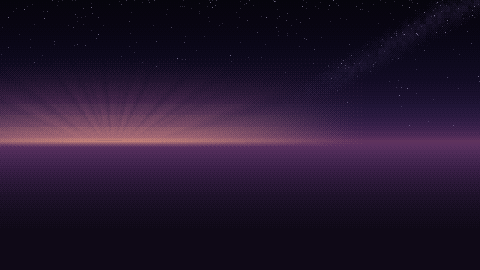
#> input picture 云/art/cloud/sky.png, 480 x 270 px
$ python toy_cover.py
#> lines starting #> are read from the running program, lines starting #| are printed output that depends on the picture
"""B 站 Toy 的封面（4:3）和图标（1:1），用现成素材拼，纯 Pillow，不开 Godot。

    python3 tools/toy_cover.py                 # A、B 两版全出
    python3 tools/toy_cover.py --version A     # 只出 A
    python3 tools/toy_cover.py --out 目录       # 默认 ../宣传素材/
    python3 tools/toy_cover.py --title 云 --sub "The Cloud"

底图按 480×360（封面）/ 250×250（图标）画，再整像素放大（COVER_SCALE / ICON_SCALE），
另存 300px 宽的缩略图到 <out>/缩略检查/ 看信息流里字还看不看得清。

- A 版：云层星黄昏，晨站在伸出云台的木栈桥尽头，远处余晖里一只「像帽子」的大象剪影（奥斯卡的象 → 深色剪影）。
- B 版：标题页那座风帆小镇（art/town/room.json 的层，照游戏的视差取一屏），晨站在广场前景。
- 图标 A：余晖 + 大象剪影 + 云；图标 B：晨的头 + 云。

只读 art/ 里的图（手改清单里的象也只读不写）。背景整体提亮一档（封面不要游戏里那种黑边暗角），
字用 fonts/PixelFont.ttf 14 号点阵（一格一像素）再 NEAREST 放大，见 Bilibili Toy 使用手册「中文像素字体」那条。
"""
from __future__ import annotations

import argparse
import json
from pathlib import Path

import numpy as np
from PIL import Image, ImageDraw, ImageFont

ROOT = Path(__file__).resolve().parents[1]
ART = ROOT / "art"
FONT = ROOT / "fonts" / "PixelFont.ttf"
DEFAULT_OUT = ROOT.parent / "宣传素材"

COVER_BASE = (480, 360)
COVER_SCALE = 4          # → 1920×1440（4:3）
ICON_BASE = 250
ICON_SCALE = 3           # → 750×750
THUMB_W = 300

# 云层场景（art/town/room.json 的顺序和视差；天和云是作者 art/cloud/ 的原图）
CLOUD_LAYERS = [
    ("cloud/sky.png", 0.0), ("cloud/high.png", 0.02), ("cloud/streaks.png", 0.02), ("cloud/spires.png", 0.04),
    ("cloud/far.png", 0.08), ("cloud/midfar.png", 0.18), ("cloud/mid.png", 0.36), ("cloud/wash.png", 0.0),
    ("cloud/near.png", 0.6), ("cloud/main.png", 1.0), ("cloud/front.png", 1.4),
]
TOWN_ROOM = ART / "town" / "room.json"

# 文字颜色：云层余晖那一家子（玫瑰白 + 靛紫描边）
TITLE_FILL = (255, 240, 232)
TITLE_EDGE = (46, 28, 62)
SUB_FILL = (248, 214, 200)


# ----------------------------------------------------------------------- 基础
def load(rel: str) -> Image.Image:
    return Image.open(ART / rel).convert("RGBA")


def tile_crop(im: Image.Image, x0: int, w: int, h: int) -> Image.Image:
    """横向无限平铺的层，取从 x0 开始宽 w 的一截。"""
    x0 %= im.width
    out = Image.new("RGBA", (w, h))
    x = -x0
    while x < w:
        out.alpha_composite(im, (x, 0)) if x >= 0 else out.alpha_composite(im.crop((-x, 0, im.width, im.height)), (0, 0))
        x += im.width
    return out


def cloud_scene(cam: float, wash: bool = True):
    """作者 art/cloud/ 的一屏，照 cloud_test.tscn / cloud_town.gd：streaks、wash 是 ADD 叠加（wash 不是黑云台，是加上去的一层余晖），spires 只取前 181 行。"""
    out = Image.new("RGBA", (480, 270))
    sky = None
    for p, sc in CLOUD_LAYERS:
        im = load(p)
        if sky is None:
            sky = im
        if p.endswith("wash.png") and not wash:
            continue
        if p.endswith("spires.png"):
            im = im.crop((0, 0, im.width, 181))
        piece = tile_crop(im, int(round(cam * sc)), 480, 270) if im.width >= 480 else im
        if p.endswith(("streaks.png", "wash.png")):
            blend_add(out, piece, (0, 0))
        else:
            out.alpha_composite(piece, (0, 0))
    return out, sky


# [26 lines left out: functions extend_sky, lift, not called in this run]


def scale(im: Image.Image, k: int) -> Image.Image:
    return im.resize((im.width * k, im.height * k), Image.NEAREST)


# [55 lines left out: functions glyphs, chen_frame, elephant_silhouette, pier, not called in this run]


def save_thumb(im: Image.Image, path: Path):
    h = round(im.height * THUMB_W / im.width)
    im.convert("RGB").resize((THUMB_W, h), Image.LANCZOS).save(path)


# ----------------------------------------------------------------------- 封面
def cover_a(title: str, sub: str) -> Image.Image:
    """晨站在木栈桥尽头望向余晖，余晖里一只帽子形的大象剪影。"""
    scene, sky = cloud_scene(cam=600)                      # 余晖在左，石针和积雨云柱在右
    top = COVER_BASE[1] - 270
    bg = extend_sky(scene, sky, top)
    bg = lift(bg)

    # 大象剪影：站在远处云海的地平线上（scene y=145），正落在余晖（sky 层固定在 x≈140）里
    el = elephant_silhouette()
    bg.alpha_composite(el, (140 - el.width // 2, top + 146 - el.height))

    # 木栈桥 ×2 从画外伸进来（镜像：灯在桥头），晨 ×2 站在桥头回头看大象
    pr = scale(pier().transpose(Image.FLIP_LEFT_RIGHT), 2)
    pier_x, pier_y = COVER_BASE[0] - pr.width + 6, top + 158
    bg.alpha_composite(pr, (pier_x, pier_y))
    ch = scale(chen_frame(13, flip=True), 2)              # idle_eye 那帧：抬眼看；翻过来朝左
    foot_y = pier_y + 2 * (221 - 213) + 1                  # 桥面最上一行（deck_main 的 221 行）+ 踩进去一行
    bg.alpha_composite(ch, (pier_x + 2 * 14 - 2 * (68 - 28) + 20, foot_y - 2 * 56))

    # 字：云 在左上角的天上，The Cloud 在右下
    t = glyphs(title, 10, TITLE_FILL, TITLE_EDGE)
    bg.alpha_composite(t, (30, 26))
    s = glyphs(sub, 2, SUB_FILL, TITLE_EDGE)
    bg.alpha_composite(s, (COVER_BASE[0] - s.width - 24, COVER_BASE[1] - s.height - 16))
    return bg


# [13 lines left out: function cover_b, not called in this run]


# ----------------------------------------------------------------------- C / D 版：泥芙待机帧整数倍放大的「大头」+ 右侧大字 The Cloud
# 作者 11-07：不画新角色；像参考图那样把现成精灵整数倍放大占半边画面，一个像素不改。
NIFF_SHEET = ART / "characters" / "niff" / "niff_swim.png"      # 游戏里的泥芙（swim 帧 0 就是待机，niff.json idle → swim）
NIFF_BUST = (49, 7, 70, 33)        # 帧 0 里头到胸口那一截：头发 y 8..21、脸 x 57..64、手和肩到 32（21×26）
NIFF_HEAD = (51, 7, 67, 23)        # 图标用：只到下巴（16×16）
NIFF_K = 14                        # 13 格高的头 ×14 = 182，占 360 高的一半；×18 能到 65% 但整个左半边只剩一片青壳，脸反而认不出
CHEN_BUST = (18, 2, 42, 26)        # chen_oscar 第 9 帧（idle）头到胸口（24×24）
SUB_FILL_C = (142, 242, 255)       # 「Cloud」用她壳的青色，「The」用奶白


def niff_frame(idx=0) -> Image.Image:
    sh = Image.open(NIFF_SHEET).convert("RGBA")
    return sh.crop((idx * 71, 0, idx * 71 + 71, 46))


# [41 lines left out: functions dim_bg, river_night_bg, title_two_lines, cover_c, not called in this run]


def cover_d(title: str, sub: str) -> Image.Image:
    return cover_c(title, sub, with_chen=True)


# [35 lines left out: functions icon_c, icon_a, icon_b, not called in this run]


# ----------------------------------------------------------------------- 截图（Toy 上传页的游戏截图）
SHOT_SIZE = (480, 270)
SHOT_SCALE = 3           # → 1440×810
SHOTS_DIR = "截图"


# [4 lines left out: function _hash, not called in this run]


_WATER_PAL = [(46, 59, 84), (71, 87, 115), (102, 117, 145), (133, 148, 173)]     # shader 里 c0..c3 的默认值


# [55 lines left out: functions shader_water, shader_moonpath, not called in this run]


# room.json 之外、房间脚本运行时给层加的东西：scripts/cloud_town.gd 把 streaks / wash 设成 BLEND_MODE_ADD（和 cloud_test.tscn 一样），
# spires 只取前 181 行。Pillow 直接 alpha 叠 wash（那块深色大云台）就成了一块棕色——作者 11-08 看到的「棕色部分」就是它。
ROOM_LAYER_FIX = {"town": {"streaks": {"blend": "add"}, "wash": {"blend": "add"}, "spires": {"rows": 181}}}


def blend_add(out: Image.Image, im: Image.Image, pos):
    """CanvasItemMaterial BLEND_MODE_ADD：dst += src.rgb × src.a。"""
    x, y = pos
    W, H = out.size
    x0, y0 = max(0, x), max(0, y)
    x1, y1 = min(W, x + im.width), min(H, y + im.height)
    if x1 <= x0 or y1 <= y0:
        return
    src = np.array(im).astype(np.float32)[y0 - y:y1 - y, x0 - x:x1 - x]
    dst = np.array(out).astype(np.float32)
    dst[y0:y1, x0:x1, :3] += src[..., :3] * (src[..., 3:4] / 255.0)
    out.paste(Image.fromarray(np.clip(dst, 0, 255).astype(np.uint8), "RGBA"))


# [9 lines left out: function paste_any, not called in this run]


class Room:
    """按 scripts/room_stage.gd 的规则读一个 room.json 并照游戏的视差画一屏（不含 drift、动画帧；water / moonpath shader 静态近似）。"""

    # [162 lines left out: functions __init__, ground, _img, layers, objects, draw_layer and 5 more, not called in this run]


SHOTS = {}       # 名字 → 画函数（下面逐个注册）


def shot(name):
    def reg(fn):
        SHOTS[name] = fn
        return fn
    return reg


# [5 lines left out: function tint, not called in this run]


NPC_TINT = (0.86, 0.87, 0.9)       # npc_generic.gd：json tint=true 的 NPC
DEER_TINT = (0.66, 0.74, 0.7)      # npc_deer.gd


def place(out: Image.Image, sp: Image.Image, anchor, wx, wy, cl):
    ax, ay = anchor
    out.alpha_composite(sp, (int(round(wx - ax - cl)), int(round(wy - ay))))


# ---------------- 森林（没有 room.json：层写在 scenes/level_forest.tscn，数据见 tools/forest_art.py 和 scripts/story_world.gd）
FOREST_SCROLL = [("forest/ridge.png", 0.06), ("forest/far.png", 0.18), ("forest/midfar.png", 0.38), ("forest/mid.png", 0.62)]
FOREST_CRASH_DX = -960             # level_forest.gd：Ridge/Far/MidFar/Mid/Front 的 scroll_offset.x += -960×scroll
FOG_C = (0x7f, 0x98, 0x8c)         # story_world.gd FOG_C


# [105 lines left out: functions forest_ground, forest_layer, fog_layer, vignette, forest_shot, forest_prop and 2 more, not called in this run]


TREEHOUSE_X = 3550                 # story_forest.json marker treehouse；两张图底边中点落在 (3550, 228)


# [60 lines left out: functions treehouse_objects, shot_treehouse_room, shot_forest_deer, room_actor, npc_sheet, not called in this run]


def chen_actor(room: Room, wx, flip=False, idx=9, z=0):
    sp, anc = chen(idx, flip)
    return (sp, anc, wx, room.ground(wx), z)


# [91 lines left out: functions room_shot, shot_river_bank, shot_niff_home, shot_market, shot_stairwell, shot_warehouse, not called in this run]


# ---------------- 驾驶舱（cockpit_room.gd：船外背景铺满屏 → cockpit_back (75,60) → 物件 → 晨）
COCKPIT_DEFAULT_OBJS = ["cockpit_console", "cockpit_nav", "cockpit_repair_log", "cockpit_bell", "cockpit_converter", "cockpit_toolbox", "cockpit_leak", "cockpit_bag"]


# [78 lines left out: functions cockpit_shot, shot_cockpit, shot_cloud_town, not called in this run]


# ---------------- 芦苇地（room.json + reed_field.gd 程序画的芦苇 / 超前景）
REED_ROWS = {"r0": (1.0, -40), "g0": (1.0, -38), "r1": (1.0, -30), "g1": (1.0, -28), "r2": (1.0, 5), "g2": (1.0, 6), "g3": (1.0, 24), "g4": (1.25, 112), "gf": (1.3, 115)}


# [62 lines left out: functions shot_reed_field, reed_scene, not called in this run]


# ---------------- 母星城市（第一章闪回：scripts/flashback.gd 把 scenes/city_test.tscn 整个搬进来当街）
CITY_SCROLL = [("ridge", 0.06), ("far", 0.18), ("midfar", 0.38), ("mid", 0.62), ("main", 1.0), ("front", 1.4)]
CITY_CROWDS = [   # scenes/city_test.tscn 的 Crowd 节点：(挂在哪层, 帧图, 帧宽高, 人数, 方向, 脚底 y(层坐标), tint 或 ramp 参数, seed)
    ("far", "hood_11", (14, 11), 40, 0, 133, {"tint": (0.471, 0.478, 0.494)}, 3),
    ("midfar", "hood_18", (18, 18), 30, 0, 155, {"tint": (0.424, 0.435, 0.447)}, 5),
    ("mid", "hood_30", (26, 30), 22, 0, 177, {"tint": (0.380, 0.388, 0.404)}, 7),
    ("main", "hood_90", (66, 90), 16, -1, 223, {"lo": (0.012, 0.020, 0.024), "hi": (0.169, 0.180, 0.192), "rim": (0.294, 0.302, 0.318), "glow": (0.353, 0.459, 0.494)}, 11),
    ("main", "hood_100", (72, 100), 12, 1, 226, {"lo": (0.0, 0.004, 0.004), "hi": (0.212, 0.220, 0.235), "rim": (0.447, 0.459, 0.475), "glow": (0.380, 0.490, 0.525)}, 14),
    ("near", "hood_110", (79, 110), 3, -1, 228, {"lo": (0.0, 0.0, 0.004), "hi": (0.094, 0.106, 0.118), "rim": (0.271, 0.282, 0.294), "glow": (0.384, 0.494, 0.529)}, 12),
]
CITY_HUES = [(1, 1, 1), (0.93, 0.96, 1.04), (0.86, 0.87, 0.9)]
CITY_DY = -40          # cam_y 175：屏幕 y = 世界 y − 40


# [53 lines left out: functions hood_color, city_crowd, not called in this run]


T_INK, T_BODY, T_SHEEN, T_RIM = (3, 4, 6), (9, 12, 14), (40, 52, 58), (104, 124, 130)
TENT = [[110.0, 0.78, 0.30, 12.0, 5.6, 2.8], [144.0, 0.97, -0.02, 17.0, 0.0, 2.3], [180.0, 1.06, 0.06, 22.0, 1.7, -2.5],
        [216.0, 1.00, -0.04, 19.0, 3.1, 2.6], [246.0, 1.08, -0.10, 24.0, 4.4, -2.2], [272.0, 0.92, -0.16, 16.0, 2.3, 2.5],
        [294.0, 0.70, -0.30, 12.0, 0.9, -2.6]]


# [125 lines left out: functions tentacles, left_shade, city_scene, city_front, shot_city_flashback, not called in this run]


# ---------------- 回家的列车（终章尾声：scripts/home_train.gd + art/home_train/）
TRAIN_LAYERS = [("ridge", 960, 6.0, "city"), ("far", 960, 18.0, "city"), ("midfar", 960, 38.0, "city"), ("mid", 960, 62.0, "city"),
                ("poles", 480, 240.0, "home_train"), ("deck", 480, 240.0, "home_train")]


# [47 lines left out: function shot_home_train, not called in this run]


# ----------------------------------------------------------------------- itch.io Banner 960×400（作者：角色一排、左右各几个、中间标题、城市背景）
BANNER_BASE = (480, 200)       # ×2 = 960×400（240×100 ×4 放不下十个 1× 的角色；320×133 ×3 = 399 差一行）
BANNER_SCALE = 2
BANNER_FONT = ROOT.parent.parent / "无引擎小样" / "assets" / "pixel.ttf"     # 粗笔画的像素字，和作者自己做的封面字形最接近（fonts/PixelFont 是 1 格细线）
BANNER_GROUND = 190
TITLE_THE = (176, 180, 232)    # 作者封面：The 淡紫、Cloud 白
TITLE_CLOUD = (255, 255, 255)


# [88 lines left out: functions banner_text, city_band, cool_dark, banner, not called in this run]


# ----------------------------------------------------------------------- 角色卡 1920×1080（作者：左边大名字、右边角色顶到接近画面高、背景压暗、不写简介）
CARD_SIZE = (1920, 1080)
CARD_K = 19                  # 角色 NEAREST 放大倍数（五张同一个，按人形角色定）：晨 50 格 ×19 = 950，88% 画面高；其他矮就矮，脚踩同一条基线
CARD_BASELINE = 1020         # 脚底那条线（屏幕 y）
CARD_NAME_LIGHT = (0xf4, 0xef, 0xe4)   # 兜底的米白
CARD_NAME_BASE = 16          # pixel.ttf 在 16 号是干净的 2 格笔画点阵（大写 9 格高），按它整数倍放大，像素对齐
CARD_NAME_MAX_H = 0.27       # 字母最高 27% 画面高（作者 11-08）
CARD_GAP = 100               # 名字和角色之间至少空这么多（作者：80–120）
# 每张的字色都取自该场景 / 精灵里已有的像素色（作者：别凭空选色，像 Banner 里 The 的淡紫那种感觉）
CARD_NAME_COLORS = {
    "Milo": (0x6e, 0x8e, 0x78),     # 森林雾带最亮那档青绿（art/forest/sky.png）
    "Niff": (0x49, 0xcd, 0xde),     # 她鲸鱼壳的青（niff_swim.png）
    "???": (0xf2, 0xcb, 0x40),      # 芦苇穗的暖黄（reed_field/reeds.png）
    "Light": (0xd5, 0xde, 0xff),    # 晨头发的淡紫（chen_oscar.png），冷、不灰
    "Nimbus": (0xec, 0xc4, 0xd4),   # 云层镇花圃 / 粉云的粉（cloud_town/town_main.png）
}
CARD_MARGIN = int(1920 * 0.08)
CARD_NAME_Y = 0.5            # 名字中心在画面中线
CARD_DIR = "角色卡"


def card_bg(scene: Image.Image) -> Image.Image:
    """背景原色原亮度（作者 11-08：压暗了看不清），只把 480×270 的一屏 ×4。"""
    return scale(scene.convert("RGB"), 4).convert("RGBA")


# [66 lines left out: functions outlined, card, cards, not called in this run]


# ----------------------------------------------------------------------- 星图（paper_view 摊开的样子）和 itch 侧栏竖图
UI_FONT = ROOT / "fonts" / "PixelFont_ui.ttf"
PAPER_LABELS = [("Home", 26, 97), ("Forest", 58, 3), ("River", 101, 93), ("Clouds", 149, 5), ("Town", 179, 37), ("Reeds", 163, 98)]   # scripts/paper_view.gd BACK_LABELS 的英文（作者：地名不要中文）
LABEL_INK = (40, 48, 104)


# [21 lines left out: function star_map_shot, not called in this run]


STRIP_BASE = (180, 360)
STRIP_SCALE = 3          # → 540×1080


# [42 lines left out: functions strip, strips, not called in this run]


# ----------------------------------------------------------------------- itch 页面分割条 1920×320（960×160 ×2）：每张取一个场景地平线附近的一条横带
DIV_BASE = (960, 160)
DIV_SCALE = 2


def band(scene: Image.Image, y0: int) -> Image.Image:
    return scene.crop((0, y0, DIV_BASE[0], y0 + DIV_BASE[1]))


# [66 lines left out: functions train_scene, dividers, not called in this run]


# ----------------------------------------------------------------------- 主流程
def main():
    ap = argparse.ArgumentParser()
    ap.add_argument("--version", choices=["A", "B", "C", "D", "all"], default="all")
    ap.add_argument("--out", type=Path, default=DEFAULT_OUT)
    ap.add_argument("--title", default="云")
    ap.add_argument("--sub", default="The Cloud")
    ap.add_argument("--no-icon", action="store_true")
    ap.add_argument("--dividers", action="store_true", help="出 分割条/01–06（1920×320）")
    ap.add_argument("--extra", action="store_true", help="出 截图/星图.png 和 竖图/01–05（540×1080）")
    ap.add_argument("--cards", action="store_true", help="出 1920×1080 角色卡到 <out>/角色卡/（五张），缩略到 缩略检查/")
    ap.add_argument("--banner", action="store_true", help="出 itch.io 的 960×400 banner（带字 + 无字两张）到 <out>/")
    ap.add_argument("--shots", nargs="*", metavar="名字",
                    help="出游戏截图到 <out>/截图/（不带名字 = 全部；带名字只出那几张）；给了这个就不出封面")
    args = ap.parse_args()

    out = args.out
    thumbs = out / "缩略检查"
    out.mkdir(parents=True, exist_ok=True)
    thumbs.mkdir(parents=True, exist_ok=True)
    if args.dividers:
        (out / "分割条").mkdir(parents=True, exist_ok=True)
        for name, b in dividers().items():
            big = scale(b, DIV_SCALE).convert("RGB")
            assert big.size == (1920, 320), big.size
            big.save(out / "分割条" / f"{name}.png")
            save_thumb(big, thumbs / f"分割条_{name}_300.png")
            print(out / "分割条" / f"{name}.png", big.size)
        return
    if args.extra:
        im = star_map_shot()
        (out / SHOTS_DIR).mkdir(parents=True, exist_ok=True)
        scale(im, SHOT_SCALE).convert("RGB").save(out / SHOTS_DIR / "星图.png")
        save_thumb(scale(im, SHOT_SCALE), thumbs / "截图_星图_300.png")
        print(out / SHOTS_DIR / "星图.png")
        return
    if args.cards:
        (out / CARD_DIR).mkdir(parents=True, exist_ok=True)
        for name, im in cards().items():
            assert im.size == CARD_SIZE, im.size
            p = out / CARD_DIR / f"{name}.png"
            im.convert("RGB").save(p)
            save_thumb(im, thumbs / f"角色卡_{name}_300.png")
            print(p, im.size)
        return
    if args.banner:
        for name, wt in (("banner_960x400", True), ("banner_960x400_无字", False)):
            im = scale(banner(wt), BANNER_SCALE).convert("RGB")
            assert im.size == (960, 400), im.size
            im.save(out / f"{name}.png")
            print(out / f"{name}.png", im.size)
        return
    if args.shots is not None:
        names = args.shots or list(SHOTS)
        for n in names:
            save_shot(SHOTS[n](), out, thumbs, n)
        return
    versions = ["A", "B", "C", "D"] if args.version == "all" else [args.version]
    covers = {"A": cover_a, "B": cover_b, "C": cover_c, "D": cover_d}
    icons = {"A": (icon_a, ICON_SCALE), "B": (icon_b, ICON_SCALE), "C": (icon_c, 32)}    # 图标 C 是 16×16 ×32 = 512
    for v in versions:
        cover = covers[v](args.title, args.sub)
        assert cover.size == COVER_BASE, cover.size
        big = scale(cover, COVER_SCALE).convert("RGB")
        p = out / f"封面_4x3_{v}.png"
        big.save(p)
        save_thumb(big, thumbs / f"封面_4x3_{v}_300.png")
        print(p, big.size)
        if not args.no_icon and v in icons:
            fn, k = icons[v]
            icon = fn(args.title)
            assert icon.width == icon.height, icon.size
            big = scale(icon, k).convert("RGB")
            p = out / f"图标_1x1_{v}.png"
            big.save(p)
            save_thumb(big, thumbs / f"图标_1x1_{v}_300.png")
            print(p, big.size)
#> this loop made 1 pass
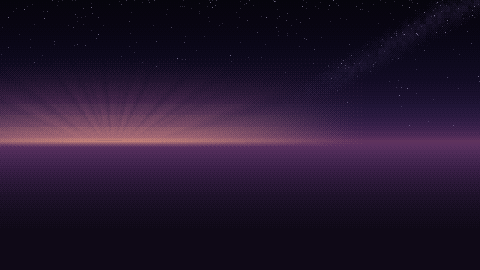
#> input picture 云/art/cloud/sky.png, 480 x 270 px
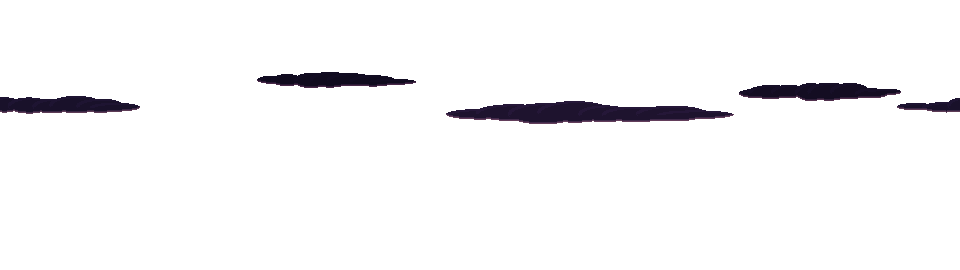
#> input picture 云/art/cloud/high.png, 960 x 270 px
#> pass 1, in cloud_scene, `piece = tile_crop(im, int(round(cam * sc)), 480, 270) if im.width >= 4..`:
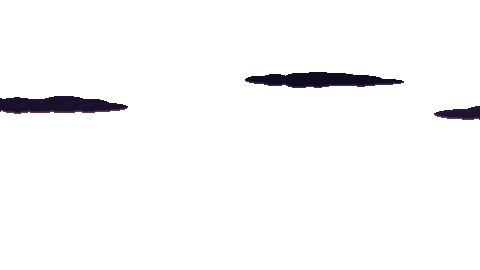
#> piece: PIL image 480x270 RGBA; mean R, G, B, A 0.9, 0.6, 1.3, 7.6; transparent parts drawn white
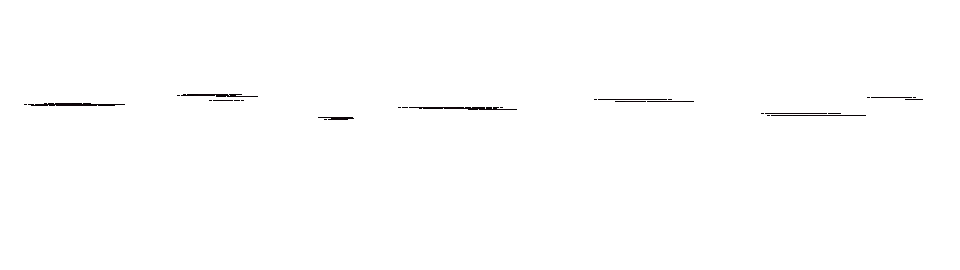
#> input picture 云/art/cloud/streaks.png, 960 x 270 px
#> pass 1, in cloud_scene, `piece = tile_crop(im, int(round(cam * sc)), 480, 270) if im.width >= 4..`:
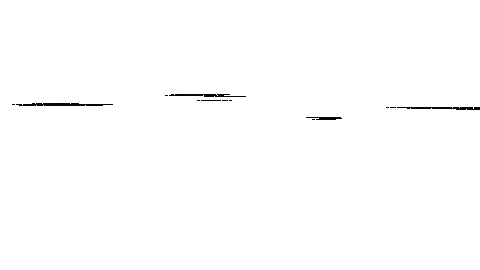
#> piece: PIL image 480x270 RGBA; mean R, G, B, A 0.1, 0, 0, 1.3; transparent parts drawn white
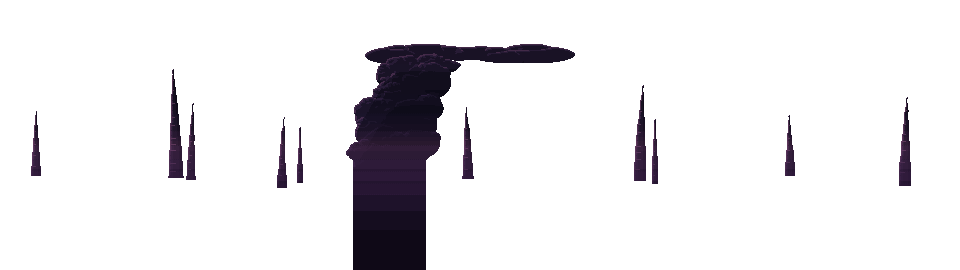
#> input picture 云/art/cloud/spires.png, 960 x 270 px
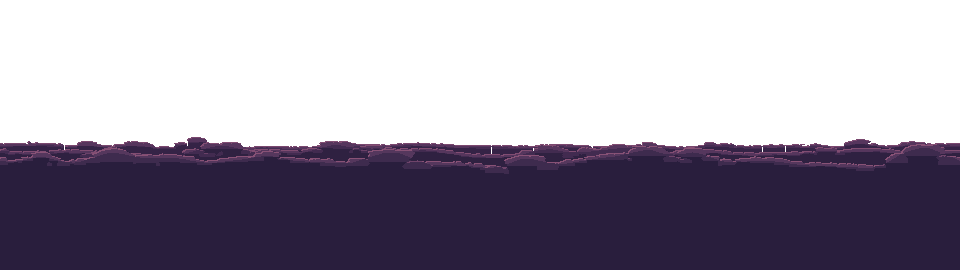
#> input picture 云/art/cloud/far.png, 960 x 270 px


if __name__ == "__main__":
#> (the run stopped early here; a loop or call above may not have finished)
